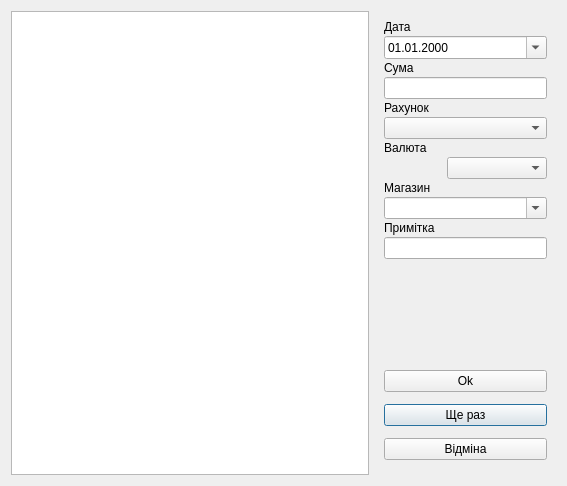
<?xml version="1.0" encoding="UTF-8"?>
<ui version="4.0">
 <class>DocumentDialog</class>
 <widget class="QDialog" name="DocumentDialog">
  <property name="geometry">
   <rect>
    <x>0</x>
    <y>0</y>
    <width>567</width>
    <height>486</height>
   </rect>
  </property>
  <property name="font">
   <font>
    <pointsize>9</pointsize>
   </font>
  </property>
  <property name="windowTitle">
   <string>Dialog</string>
  </property>
  <layout class="QHBoxLayout" name="horizontalLayout">
   <item>
    <widget class="QTreeView" name="docTypeTreeView">
     <property name="font">
      <font>
       <pointsize>9</pointsize>
      </font>
     </property>
     <property name="contextMenuPolicy">
      <enum>Qt::CustomContextMenu</enum>
     </property>
     <attribute name="headerVisible">
      <bool>false</bool>
     </attribute>
    </widget>
   </item>
   <item>
    <widget class="QWidget" name="widget" native="true">
     <property name="sizePolicy">
      <sizepolicy hsizetype="Fixed" vsizetype="Preferred">
       <horstretch>0</horstretch>
       <verstretch>0</verstretch>
      </sizepolicy>
     </property>
     <property name="minimumSize">
      <size>
       <width>181</width>
       <height>0</height>
      </size>
     </property>
     <property name="maximumSize">
      <size>
       <width>181</width>
       <height>16777215</height>
      </size>
     </property>
     <layout class="QVBoxLayout" name="verticalLayout">
      <property name="spacing">
       <number>0</number>
      </property>
      <property name="leftMargin">
       <number>0</number>
      </property>
      <property name="topMargin">
       <number>0</number>
      </property>
      <property name="rightMargin">
       <number>0</number>
      </property>
      <property name="bottomMargin">
       <number>0</number>
      </property>
      <item alignment="Qt::AlignTop">
       <widget class="QWidget" name="widget_2" native="true">
        <layout class="QVBoxLayout" name="verticalLayout_2">
         <property name="spacing">
          <number>2</number>
         </property>
         <item>
          <widget class="QLabel" name="label_5">
           <property name="text">
            <string>Дата</string>
           </property>
          </widget>
         </item>
         <item>
          <widget class="QDateEdit" name="dateEdit">
           <property name="displayFormat">
            <string>dd.MM.yyyy</string>
           </property>
           <property name="calendarPopup">
            <bool>true</bool>
           </property>
          </widget>
         </item>
         <item>
          <widget class="QLabel" name="label">
           <property name="text">
            <string>Сума</string>
           </property>
          </widget>
         </item>
         <item>
          <widget class="QFocusedLineEdit" name="amountEdit">
           <property name="alignment">
            <set>Qt::AlignRight|Qt::AlignTrailing|Qt::AlignVCenter</set>
           </property>
          </widget>
         </item>
         <item>
          <widget class="QLabel" name="label_2">
           <property name="text">
            <string>Рахунок</string>
           </property>
          </widget>
         </item>
         <item>
          <widget class="QComboBox" name="accountComboBox"/>
         </item>
         <item>
          <widget class="QLabel" name="label_4">
           <property name="text">
            <string>Валюта</string>
           </property>
          </widget>
         </item>
         <item alignment="Qt::AlignRight">
          <widget class="QComboBox" name="currencyComboBox">
           <property name="sizePolicy">
            <sizepolicy hsizetype="Fixed" vsizetype="Fixed">
             <horstretch>0</horstretch>
             <verstretch>0</verstretch>
            </sizepolicy>
           </property>
           <property name="minimumSize">
            <size>
             <width>100</width>
             <height>0</height>
            </size>
           </property>
          </widget>
         </item>
         <item alignment="Qt::AlignTop">
          <widget class="QLabel" name="label_3">
           <property name="text">
            <string>Магазин</string>
           </property>
          </widget>
         </item>
         <item>
          <widget class="QComboBox" name="shopComboBox">
           <property name="editable">
            <bool>true</bool>
           </property>
           <property name="insertPolicy">
            <enum>QComboBox::NoInsert</enum>
           </property>
          </widget>
         </item>
         <item>
          <widget class="QLabel" name="label_6">
           <property name="text">
            <string>Примітка</string>
           </property>
          </widget>
         </item>
         <item>
          <widget class="QLineEdit" name="noteEdit"/>
         </item>
        </layout>
       </widget>
      </item>
      <item>
       <widget class="QWidget" name="widget_3" native="true">
        <property name="maximumSize">
         <size>
          <width>16777215</width>
          <height>120</height>
         </size>
        </property>
        <layout class="QVBoxLayout" name="verticalLayout_3">
         <item>
          <widget class="QPushButton" name="okButton">
           <property name="text">
            <string>Ok</string>
           </property>
           <property name="autoDefault">
            <bool>false</bool>
           </property>
          </widget>
         </item>
         <item>
          <widget class="QPushButton" name="moreButton">
           <property name="text">
            <string>Ще раз</string>
           </property>
           <property name="autoDefault">
            <bool>false</bool>
           </property>
           <property name="default">
            <bool>true</bool>
           </property>
          </widget>
         </item>
         <item>
          <widget class="QPushButton" name="cancelButton">
           <property name="text">
            <string>Відміна</string>
           </property>
           <property name="autoDefault">
            <bool>false</bool>
           </property>
          </widget>
         </item>
        </layout>
       </widget>
      </item>
     </layout>
    </widget>
   </item>
  </layout>
 </widget>
 <customwidgets>
  <customwidget>
   <class>QFocusedLineEdit</class>
   <extends>QLineEdit</extends>
   <header>qfocusedlineedit.h</header>
  </customwidget>
 </customwidgets>
 <resources/>
 <connections/>
</ui>
